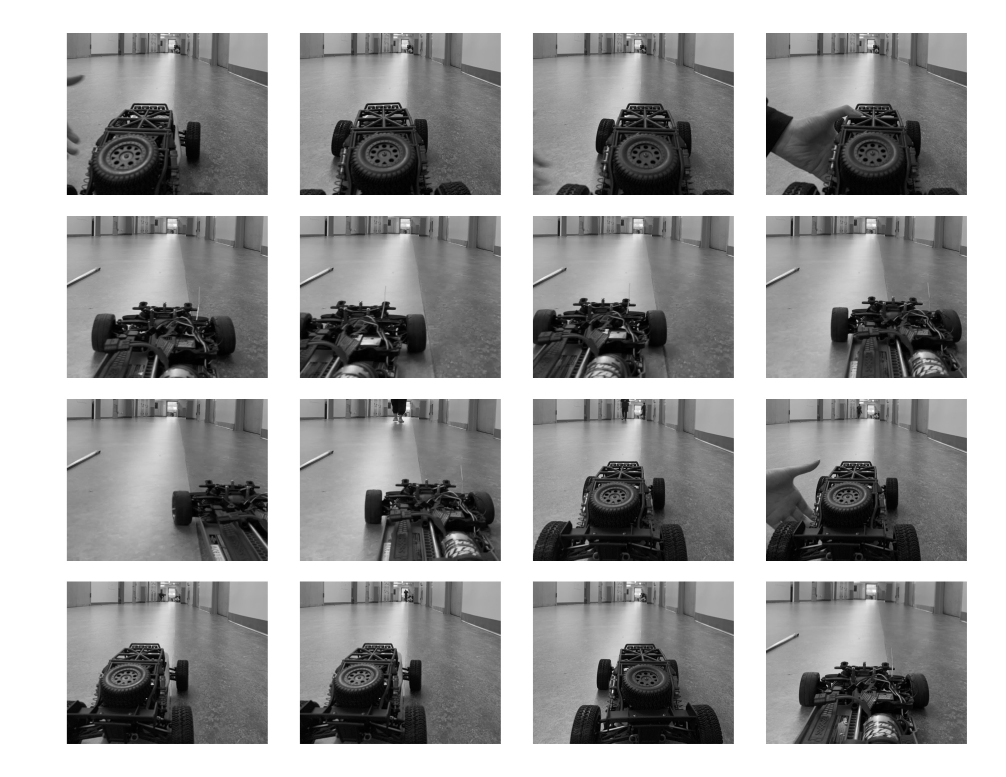
#> input picture PART 1 [V0]/DISTANCE/DIST.jpg, 2011 x 1554 px, given as the content of the folder Distance/Inputs/ImgOriginals/, which was not available (shown at 1/2 size)
$ jupyter execute ImageConverter_JAD.ipynb
#> lines starting #> are read from the running program, lines starting #| are printed output that depends on the picture; after the words box and inside, x2 and y2 are one past the last pixel; in counts of white or black regions, pixels touching at a corner belong together; pictures that were not available may be replaced by others from this repository, and a replacement may not be noted
[cell 1]
import os
from PIL import Image, ImageOps, ImageEnhance
import random as rn

[cell 2]
def imagePreprocess(model,name):

    #Make folder to save processed images
#> called with model = 'Distance', name = 'V7'
    dirProcessed = '{}/Inputs/ImgProcessed/{}/'.format(model,name)
    if not os.path.isdir(dirProcessed):
        os.makedirs(dirProcessed)

    #Folder of original, unprocessed images
    dirOrig = '{}/Inputs/ImgOriginals/'.format(model)

    #Iterate over files in that directory
    for filename in os.listdir(dirOrig):
        fOpen = os.path.join(dirOrig, filename)
        #Double check to ensure it is a valid file
        if os.path.isfile(fOpen):

            #Open original image
            image = Image.open(fOpen)
#> image is the input picture: PIL image 2011x1554 RGB; min 0, max 255, mean 158.4

            #Image operations - modify this section to manipulate the image differently as desired
            image = ImageOps.grayscale(image)
#> image: PIL image 2011x1554 L
            image = ImageOps.fit(image, [size,size], centering=(1.0,1.0))
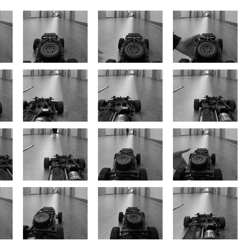
#> image: PIL image 250x250 L; min 0, max 255, mean 154.2

            if protype == '1':
                continue
            if protype == '2':
                image = ImageEnhance.Contrast(image).enhance(0.3)
            if protype == '3':
                image = ImageEnhance.Contrast(image).enhance(0.3)
                image = ImageEnhance.Brightness(image).enhance(0.5)
            if protype == '4':
                image = ImageEnhance.Contrast(image).enhance(0.1)
                image = ImageEnhance.Brightness(image).enhance(1.9)
            if protype == '5':
                image = ImageOps.posterize(image,2)
            if protype == '6':
                image = ImageOps.invert(image)
                #See Ivan - deform?
            if protype == '7':
                for i in range(2):
                    num = rn.randint(1, 6)
                    if num == 1:
                        image = ImageEnhance.Contrast(image).enhance(0.3)
                    if num == 2:
                        image = ImageEnhance.Brightness(image).enhance(0.5)
                    if num == 3:
                        image = ImageOps.posterize(image,2)
                    if num == 4:
                        image = image = ImageOps.equalize(image)
                    if num == 5:
                        image = ImageOps.invert(image)
#> this loop made 2 passes
#> pass 1, in imagePreprocess, `image = image = ImageOps.equalize(image)`:
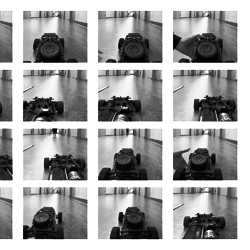
#> image: PIL image 250x250 L; min 0, max 255, mean 162.9

            #Save processed image
            fSave = filename.replace('IMG','Conv')
            image.save(dirProcessed + fSave)

[cell 3]
#Enter desired collection/folder name
name = 'V7'

#Enter desired height/width (pixels)
size = 250

#All images are cropped, resized, and converted to greyscale.
#Enter code for additional processing:
#'1' = No further processing
#'2' = Reduce contrast
#'3' = Reduce contrast, darken
#'4' = Reduce contrast, brighten
#'5' = Posterize (reduce color bits)
#'6' = Invert (and deform)?
#'7' = Various distortions (each image random distort)
protype = '7'

#Preprocessing for Distance imageset
imagePreprocess('Distance',name)

#Preprocessing for Direction imageset
imagePreprocess('Direction',name)
#> the loop in imagePreprocess (call 2), `for i in range(2):` made 2 passes
#> pass 1, in imagePreprocess (call 2), `image = ImageEnhance.Contrast(image).enhance(0.3)`:
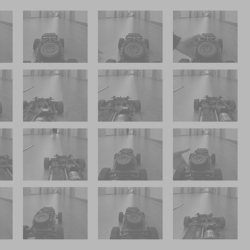
#> image: PIL image 250x250 L; min 107, max 184, mean 153.6
#> pass 2, in imagePreprocess (call 2), `image = ImageOps.posterize(image,2)`:
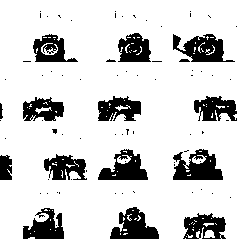
#> image: PIL image 250x250 L; values 64 (black) and 128 (white), 84.3% white; 80 black regions (65 under 20 px), largest, box (x1, y1, x2, y2) and area: (173, 149, 223, 180) 994, (173, 34, 235, 62) 935, (110, 207, 159, 239) 905
